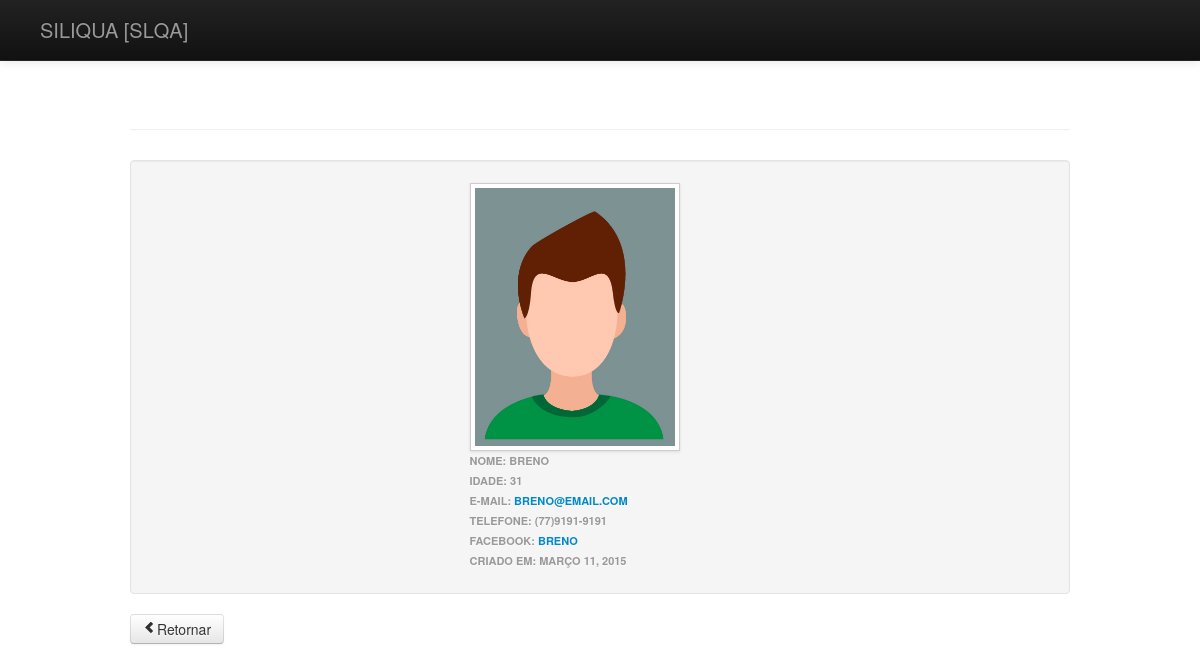
Page /agenda/view/Breno.html on the committed database.
### agenda/models.py (models this page shows, shortened)
class Contato(models.Model):
        nome = models.CharField(max_length=100)
        idade = models.IntegerField()
        email = models.EmailField(unique=True)
        telefone = models.CharField(max_length=20, blank=True)
        criado_em = models.DateField(db_index=True, auto_now_add=True)
        facebook = models.CharField(max_length=200)
        foto = models.ImageField(upload_to="fotos")

### agenda/views.py (the view)
def view_contato(request, nome):
    return render_to_response('view_contato.html', {
        'contato': get_object_or_404(Contato, nome=nome)
    })

### templates/view_contato.html (shortened to what this page needs)
{% extends 'base.html' %}
	{% block content %}
	<div class="spam3">
   		<div class="well sidebar-nav">
   			<div class="nav-header ">
   				<div class="centralizar">
    	<img class="img-polaroid" src="{{ contato.foto.url }}" width="200px"/><br>
    	Nome: {{ contato.nome }} <br>
    	Idade: {{ contato.idade }} <br>
   		E-mail: <a href="mailto:{{ contato.email }}">{{ contato.email }}</a><br>
    	Telefone: {{ contato.telefone }} <br>
    	Facebook: <a href="http://www.facebook.com/{{ contato.facebook }}">{{ contato.facebook }}</a><br>
    	Criado em: {{ contato.criado_em }} <br>
    	</div>
    </div>
</div>
</div>
<a class="btn" href="http://127.0.0.1:8000/"/><i class="icon-chevron-left"></i>Retornar</a>
	{% endblock %}

### rows in the picture
Contato: foto (picture), nome "BRENO", idade "31", email "BRENO@EMAIL.COM", telefone "(77)9191-9191", facebook "BRENO", criado_em "MARÇO 11, 2015"
